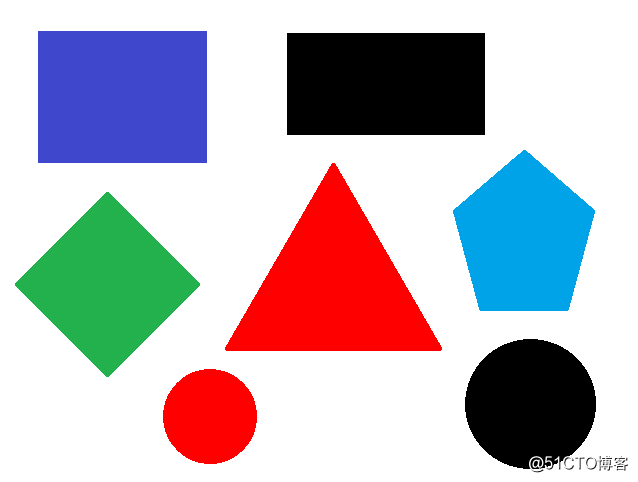
#> input picture 000.png, 638 x 482 px, given in place of the camera
$ python circleExpore.py
#> lines starting #> are read from the running program, lines starting #| are printed output that depends on the picture; after the words box and inside, x2 and y2 are one past the last pixel; in counts of white or black regions, pixels touching at a corner belong together; long printed decimals are rounded
### LeArm.py
import serial
import serial.tools.list_ports
import time
import math


class LeArm:
    def __init__(self, ser):
        self.ser = ser
        self.head = [0x55, 0x55]
        self.x3D = 0
        self.y3D = 0
        self.z3D = 0

    def reset(self):
        t = 1000
        cmd = [{'ID': i, 'value': 1500} for i in range(1, 7)]
        self.controlMOVE(cmd, t)
        time.sleep(t/1000)

    def stop(self):
        Myinput = [0x55, 0x55, 2, 7]
        self.ser.write(Myinput)

    def controlMOVE(self, cmd, ctime=400):
        #example : cmd =[{ID:1,value:1500},]
        # self.stop()
#> called with ctime = 1000
        lenCmd = len(cmd)
        Myinput = [0x55, 0x55, lenCmd * 3 + 5, 3, lenCmd,
                   ctime & 0xff, ctime >> 8]

        for c in range(lenCmd):
            Myinput.append(cmd[c]['ID'])
            Myinput.append(cmd[c]['value'] & 0xff)
            Myinput.append(cmd[c]['value'] >> 8)
#> in main, frame is the input picture: shape (482, 638, 3); mean B, G, R 188.8, 181.3, 187.4

        self.ser.write(Myinput)
        self.ser.write([1, 1, 1])  # 垃圾数据以清零

    # [102 lines left out: functions InverseKinematics, point3D, grab, relax, not called in this run]

    def hold(self):
        cmd = [{'ID': 1, 'value': 1500}]
        self.controlMOVE(cmd)

# [22 lines that do not run on import are left out]
    # [10 lines of commented-out code are left out]

### circleExpore.py
import cv2 as cv
import numpy as np
import time
from LeArm import LeArm
import serial
class ShapeAnalysis:
    def __init__(self):
        self.elements=[]
        self.contours=[]
        self.shapes = {'triangle': 0, 'rectangle': 0, 'polygons': 0, 'circles': 0,'square':0}

    def imageShow(self,frame):
        # [7 lines of commented-out code are left out]
        cv.imshow("input image", frame)
    def analysis(self, frame):
        self.elements=[]
        flag=1
        h, w, ch = frame.shape
#> h = 482; w = 638; ch = 3
        result = np.zeros((h, w, ch), dtype=np.uint8)
        # 二值化图像
        print("start to detect lines...\n")
        gray = cv.cvtColor(frame, cv.COLOR_BGR2GRAY)
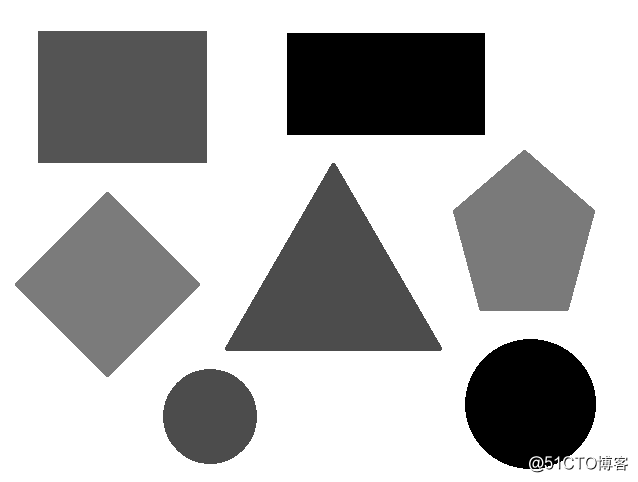
#> gray: shape (482, 638); min 0, max 255, mean 184
        gray = cv.GaussianBlur(gray, (5, 5), 0)
        ret, binary = cv.threshold(gray, 126, 255, cv.THRESH_BINARY_INV )
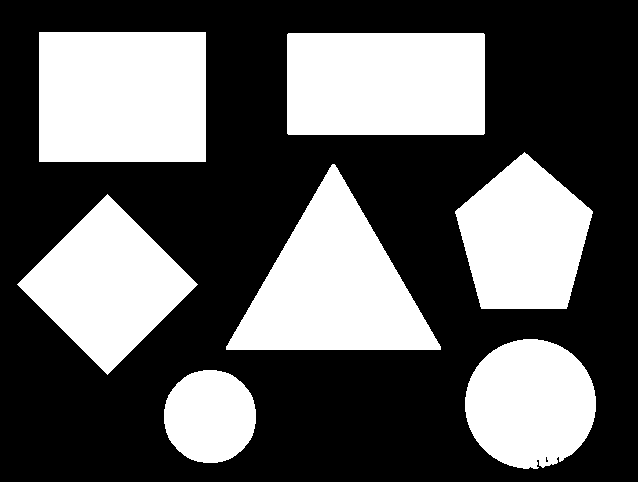
#> binary: shape (482, 638); 37.1% white; 7 white regions, largest, box (x1, y1, x2, y2) and area: (39, 32, 206, 162) 21710, (226, 164, 441, 350) 20567, (287, 33, 485, 135) 20192
        # cv.imshow("input image", frame)
        m = np.array(binary)
        m[:, :] = 0
#> m: shape (482, 638); every value is 0
        m[80:400, 80:560] = 255
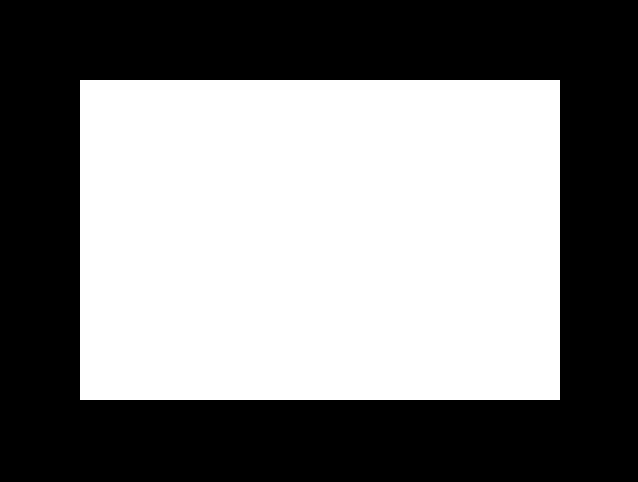
#> m: shape (482, 638); 49.9% white; 1 white region, box (x1, y1, x2, y2) and area: (80, 80, 560, 400) 153600
        dst = cv.bitwise_and(binary, m)
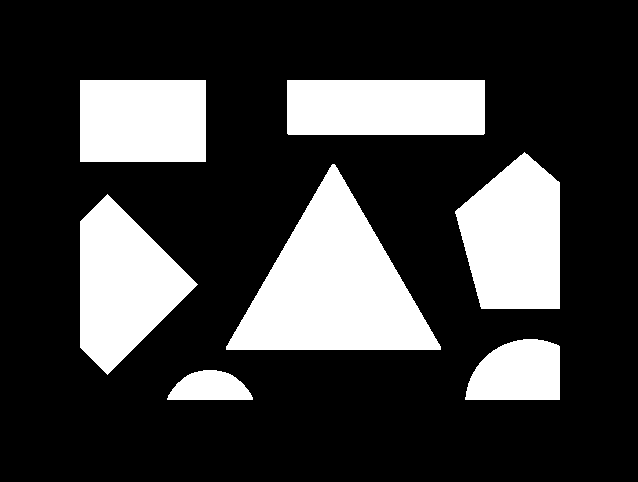
#> dst: shape (482, 638); 23.9% white; 7 white regions
        self.contours, hierarchy = cv.findContours(dst, cv.RETR_EXTERNAL, cv.CHAIN_APPROX_SIMPLE)
#> self.contours = 7 contours; box (x1, y1, x2, y2) and area: (226, 164, 441, 350) 20273, (455, 152, 560, 309) 12410, (80, 194, 198, 375) 12231, (287, 80, 485, 135) 10637, (80, 80, 206, 162) 10125, (465, 339, 560, 400) 4672, (167, 370, 253, 400) 1815

        for cnt in range(len(self.contours)):
            # 提取与绘制轮廓
            if cv.contourArea(self.contours[cnt]) < 800:
                continue
            cv.drawContours(result, self.contours, cnt, (0, 255, 0), 2)

            # 轮廓逼近
            epsilon = 0.01 * cv.arcLength(self.contours[cnt], True)
            approx = cv.approxPolyDP(self.contours[cnt], epsilon, True)

            # 分析几何形状
            corners = len(approx)
            shape_type = ""
            if corners == 3:
                count = self.shapes['triangle']
                count = count+1
                self.shapes['triangle'] = count
                shape_type = "triangle"
            if corners == 4:
                (x, y, w, h) = cv.boundingRect(approx)
                ar = w / float(h)
                shape_type = "square" if ar >= 0.95 and ar <= 1.05 else "rectangle"
                count = self.shapes[shape_type]
                count = count + 1
                self.shapes[shape_type] = count


            if corners >= 10:
                count = self.shapes['circles']
                count = count + 1
                self.shapes['circles'] = count
                shape_type = "circle"
            if 4 < corners < 10:
                count = self.shapes['polygons']
                count = count + 1
                self.shapes['polygons'] = count
                shape_type = "polygons"

            try:
                # 求解中心位置
                mm = cv.moments(self.contours[cnt])
                cx = int(mm['m10'] / mm['m00'])
                cy = int(mm['m01'] / mm['m00'])
                cv.circle(result, (cx, cy), 3, (0, 0, 255), -1)

                # 颜色分析
                color = frame[cy][cx]
                color_str = "(" + str(color[0]) + ", " + str(color[1]) + ", " + str(color[2]) + ")"

                # 计算面积与周长
                p = cv.arcLength(self.contours[cnt], True)
                area = cv.contourArea(self.contours[cnt])
                cv.putText(result, shape_type, (cx - 20, cy - 20),
                            cv.FONT_HERSHEY_SIMPLEX, 0.5, (255, 255, 255), 2)
                print("周长: %.3f, 面积: %.3f 颜色: %s 形状: %s "% (p, area, color_str, shape_type))
                element = {'shape':shape_type,'cx':cx,'cy':cy,'color':color}
                self.elements.append(element)
            except Exception as e:
                pass
#> this loop made 7 passes
#> (epsilon, approx, corners, x, y, w, h) on passes 6 to 7: (5.01, [[287, 80], [288, 134], [484, 133], [484, 80]], 4, 287, 80, 198, 55), (4.12, [[80, 80], [80, 161], [205, 161], [205, 80]], 4, 80, 80, 126, 82)
#> (epsilon, approx, corners, count, cx, cy, color_str) on pass 4: (6.74, [[332, 164], [226, 349], [440, 349]], 3, 1, 333, 286, '(0, 0, 255)')
#| 周长: 201.054, 面积: 1815.000 颜色: (0, 0, 255) 形状: polygons
#| 周长: 281.640, 面积: 4671.500 颜色: (0, 0, 0) 形状: polygons
#| 周长: 456.926, 面积: 12231.000 颜色: (76, 177, 34) 形状: polygons
#| 周长: 673.813, 面积: 20273.000 颜色: (0, 0, 255) 形状: triangle
#| 周长: 452.635, 面积: 12409.500 颜色: (232, 162, 0) 形状: polygons
#| 周长: 500.828, 面积: 10637.000 颜色: (0, 0, 0) 形状: rectangle
#| 周长: 412.000, 面积: 10125.000 颜色: (204, 72, 63) 形状: rectangle
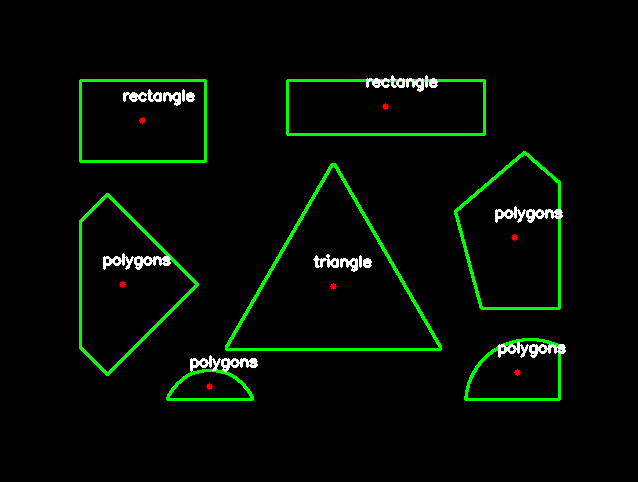
#> result: shape (482, 638, 3); mean B, G, R 2.9, 10.5, 3.1
#> after the loop, self.elements = 7 items; self.shapes = {'triangle': 1, 'rectangle': 2, 'polygons': 4, 'circles': 0, 'square': 0}
        return result


def main():
    ser = serial.Serial('COM7', 9600, timeout=5)
    learm = LeArm(ser)
    ld = ShapeAnalysis()
    cap = cv.VideoCapture(1)
    flag=1
    num=0
    m = np.array([[-4.88974406e-06 , 5.98781798e-04 ,-1.34553948e-01],
 [-6.43413726e-04 ,-3.10712068e-05  ,5.00919164e-01]])

    learm.reset()
    ret, frame = cap.read()
    ld.analysis(frame)
    print(ld.elements)
#> (printed output is left out)
    trianglePlace = [-0.3, 0.01]
    circlePlace = [-0.3, 0.01]
    squarePlace = [-0.3, 0.01]
    rectanglePlace = [-0.3, 0.01]
    while flag:

        ret, frame = cap.read()
        # cv.imshow('mainwin',frame)
        # element = {'shape': shape_type, 'cx': cx, 'cy': cy, 'color': color}
        # {'triangle': 0, 'rectangle': 0, 'polygons': 0, 'circles': 0, 'square': 0}
        for ele in ld.elements:
            # if ele['shape']=='polygons':
            #     continue
            point=np.zeros([2,1])
            point[0]=ele['cy']
            point[1]=ele['cx']
            if ele['color'][0]<100:
                ax=circlePlace[0]
            else:
                ax=-1*circlePlace[0]
            print('shape=',ele['shape'],' cx=',ele['cx'],' cy=',ele['cy'],' color=',ele['color'],end='')
            cir=np.matmul(m[:, 0:2], point).T[0] + m[:, 2]
            print(' \t cmd = ',cir)
            learm.point2D(cir[0], cir[1], 0.01,3000)
            # cv.waitKey(0)
            # return

            learm.grab()
            time.sleep(1.5)
            if ele['shape']=='triangle':
                learm.point2D(trianglePlace[0], trianglePlace[1],  0.08)
                time.sleep(2)
                learm.relax()

            elif ele['shape']=='rectangle':
                learm.point2D(rectanglePlace[0], rectanglePlace[1],  0.08)
                time.sleep(2)
                learm.relax()
            elif ele['shape']=='square':
                learm.point2D(squarePlace[0], squarePlace[1],  0.08)
                time.sleep(2)
                learm.relax()
            elif ele['shape']=='circle':
                learm.point2D(ax, circlePlace[1],  0.08)
                time.sleep(2)
                learm.relax()
            elif ele['shape']=='polygons':
                learm.point2D(ax, circlePlace[1],  0.08)
                time.sleep(2)
                learm.relax()
#> this loop made 1 pass
#> (ax, cir) on pass 1: (-0.3, [-0.0113, 0.246])
#| shape= polygons  cx= 209  cy= 386  color= [  0   0 255] 	 cmd =  [-0.0113  0.2461]
        ld.elements=[]
        learm.reset()
        # ld.analysis(frame)


    # cv.destroyAllWindows()

if __name__ == "__main__":
#> (the run stopped early here; a loop or call above may not have finished)
